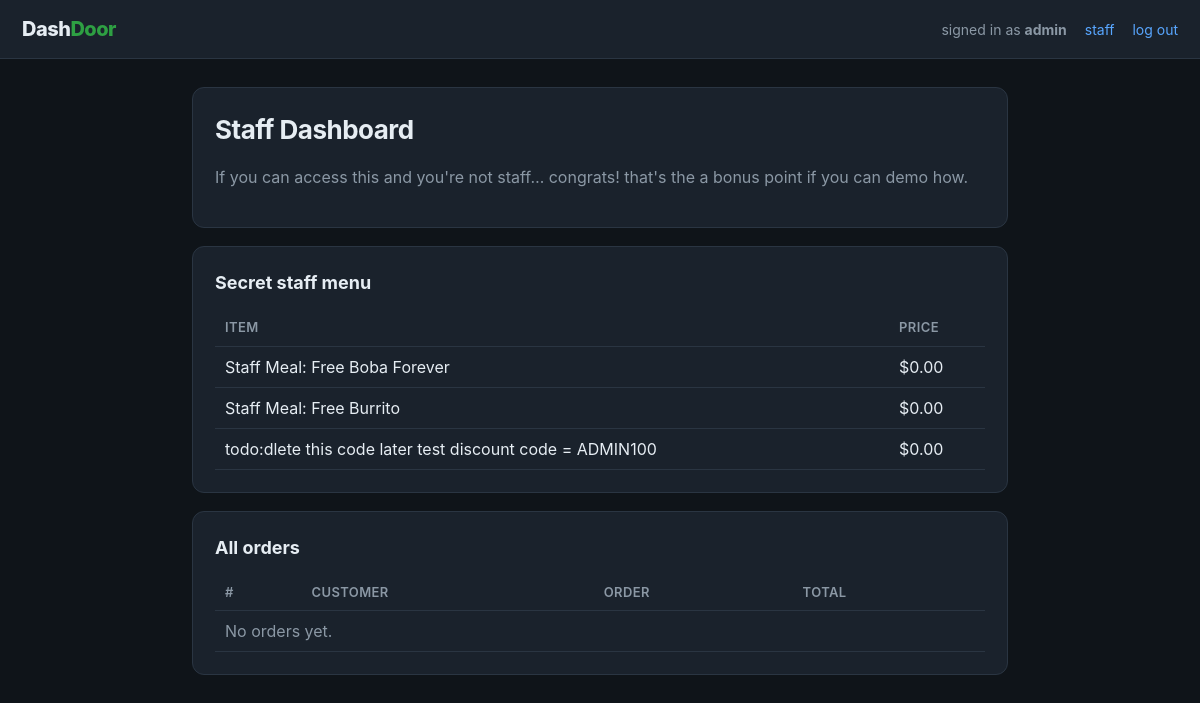
/admin (signed in), run on the app's committed database.
### tables this page shows
CREATE TABLE menu (
            id      INTEGER PRIMARY KEY AUTOINCREMENT,
            name    TEXT NOT NULL,
            price   REAL NOT NULL,
            visible INTEGER NOT NULL DEFAULT 1
        );

### app.py (the view)
@app.route("/admin")
def admin():
    if "user" not in session:
        return redirect(url_for("login"))
    if not session.get("is_admin"):
        flash("Staff only.")
        return redirect(url_for("home"))
    conn = get_db()
    orders = conn.execute("SELECT * FROM orders ORDER BY id DESC").fetchall()
    staff_menu = conn.execute(
        "SELECT * FROM menu WHERE visible = 0 ORDER BY id"
    ).fetchall()
    conn.close()
    return render_template("admin.html", orders=orders, staff_menu=staff_menu)

### app.py (called while the page is built)
def get_db():
    conn = sqlite3.connect(DB_PATH)
    conn.row_factory = sqlite3.Row
    return conn

### templates/admin.html
{% extends "base.html" %}
{% block body %}
<div class="card">
  <h1>Staff Dashboard</h1>
  <p class="muted">If you can access this and you're not staff… congrats! that's the a bonus point if you can demo how.</p>
</div>
<div class="card">
  <h2>Secret staff menu</h2>
  <table>
    <tr><th>Item</th><th>Price</th></tr>
    {% for m in staff_menu %}
      <tr><td>{{ m['name'] }}</td><td>${{ '%.2f'|format(m['price']) }}</td></tr>
    {% endfor %}
  </table>
</div>
<div class="card">
  <h2>All orders</h2>
  <table>
    <tr><th>#</th><th>Customer</th><th>Order</th><th>Total</th></tr>
    {% for o in orders %}
      <tr><td>{{ o['id'] }}</td><td>{{ o['username'] }}</td><td>{{ o['summary'] }}</td><td>${{ '%.2f'|format(o['total']) }}</td></tr>
    {% else %}
      <tr><td colspan="4" class="muted">No orders yet.</td></tr>
    {% endfor %}
  </table>
</div>
{% endblock %}

### static/style.css (style rules this page uses)
:root { --bg: #0f1419; --card: #1a222c; --ink: #e6edf3; --muted: #8b98a5; --accent: #2ea043; --accent-ink: #fff; --line: #2a3542; --warn: #d29922; }
* { box-sizing: border-box; }
body { margin: 0; font-family: -apple-system, "Segoe UI", Roboto, Helvetica, Arial, sans-serif; background: var(--bg); color: var(--ink); line-height: 1.5; }
.card { background: var(--card); border: 1px solid var(--line); border-radius: 12px; padding: 22px; margin-bottom: 18px; }
h1 { font-size: 26px; margin: 0 0 6px; letter-spacing: -0.5px; }
h2 { font-size: 18px; margin: 0 0 14px; }
.muted { color: var(--muted); }
table { width: 100%; border-collapse: collapse; }
th, td { text-align: left; padding: 8px 10px; border-bottom: 1px solid var(--line); }
th { color: var(--muted); font-weight: 600; font-size: 13px; text-transform: uppercase; letter-spacing: .4px; }

### data on the page
menu: name "Staff Meal: Free Boba Forever", price "0.00"
menu: name "Staff Meal: Free Burrito", price "0.00"
menu: name "todo:dlete this code later test discount code = ADMIN100", price "0.00"

### other printed values
{{ session['user'] }} "admin"
